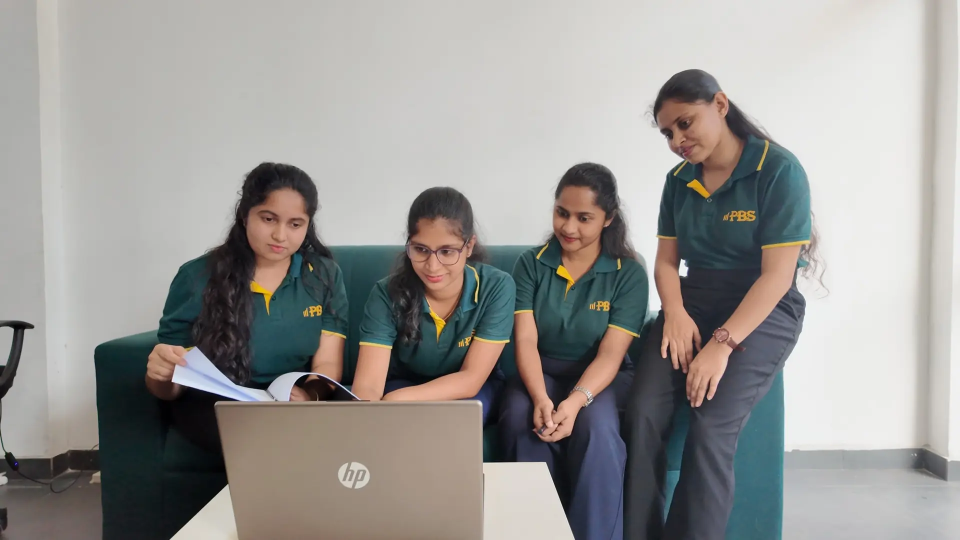
#> input picture assets/images/team/hero-1.webp, 1920 x 1080 px, given in place of 6.jpg, which was not available (shown at 1/2 size)
$ python make_photos.py ../assets/images/team/hero-1.webp
#> lines starting #> are read from the running program, lines starting #| are printed output that depends on the picture
"""Create the website's photo crops from the original team photos.

The originals (2000x1125 JPGs, numbered 1-6) are kept OUTSIDE this repo, e.g. D:/VOYAGE/PBS/photos.
Usage:  python tools/make_photos.py D:/VOYAGE/PBS/photos
Writes WebP crops (and one JPG for social sharing) into assets/images/team/.

Photo guide
  1  four team members at a laptop        4  three at a laptop, one pointing
  2  the illuminated PBS sign              5  three seated + one standing
  3  the full team of nine                 6  four team members (closer shot)
"""
import os
import sys

from PIL import Image

src = sys.argv[1]
out = os.path.join(os.path.dirname(os.path.abspath(__file__)), "..", "assets", "images", "team")
os.makedirs(out, exist_ok=True)


def load(n):
#> called with n = 6
    return Image.open(os.path.join(src, f"{n}.jpg")).convert("RGB")
#> returned value is the input picture: PIL image 1920x1080 RGB; mean R, G, B 152.9, 151, 148.1


def save(im, name, size, quality=78, fmt="WEBP"):
#> called with name = 'hero-6.webp', size = (1920, 1080), quality = 76, fmt = 'WEBP'
    im = im.resize(size, Image.LANCZOS)
    path = os.path.join(out, name)
    if fmt == "WEBP":
        im.save(path, "WEBP", quality=quality, method=6)
    else:
        im.save(path, "JPEG", quality=quality, optimize=True, progressive=True)
    print(f"{name:22s} {size[0]}x{size[1]}  {os.path.getsize(path) // 1024} KB")
#| hero-6.webp            1920x1080  46 KB


def crop(im, box):
#> called with box = (156, 0, 1844, 1125)
    return im.crop(box)
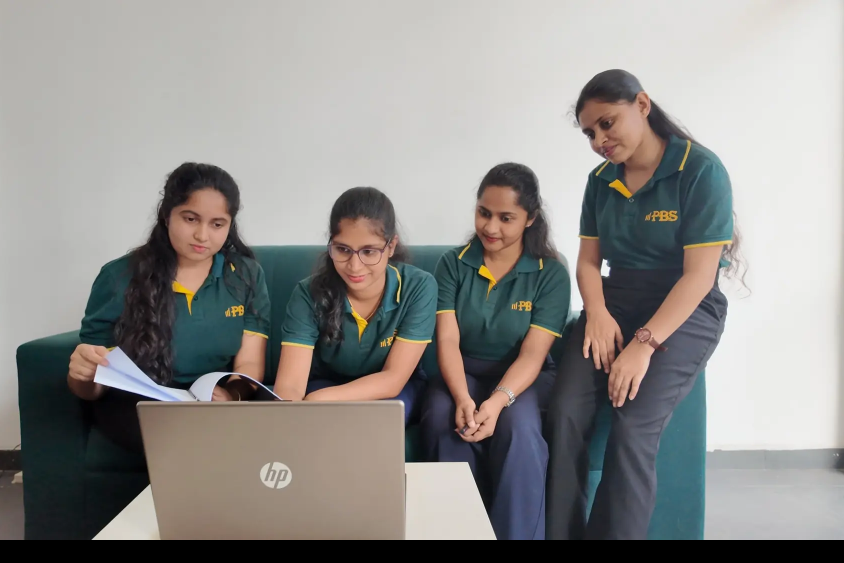
#> returned value: PIL image 1688x1125 RGB (shown at 1/2 size); mean R, G, B 144, 142.2, 139.5


# Home hero slider: one slide per photo. Desktop = full 16:9 frame; phones = a 3:2 crop that keeps everyone in view
for n in (6, 4, 5, 3, 1):
    save(load(n), f"hero-{n}.webp", (1920, 1080), 76)
    box = (100, 0, 1788, 1125) if n == 4 else (156, 0, 1844, 1125)
    save(crop(load(n), box), f"hero-m-{n}.webp", (1200, 800), 76)
#> call 2 of save, with name = 'hero-m-6.webp', size = (1200, 800), quality = 76, fmt = 'WEBP'
#> in save (call 2), `im = im.resize(size, Image.LANCZOS)`:
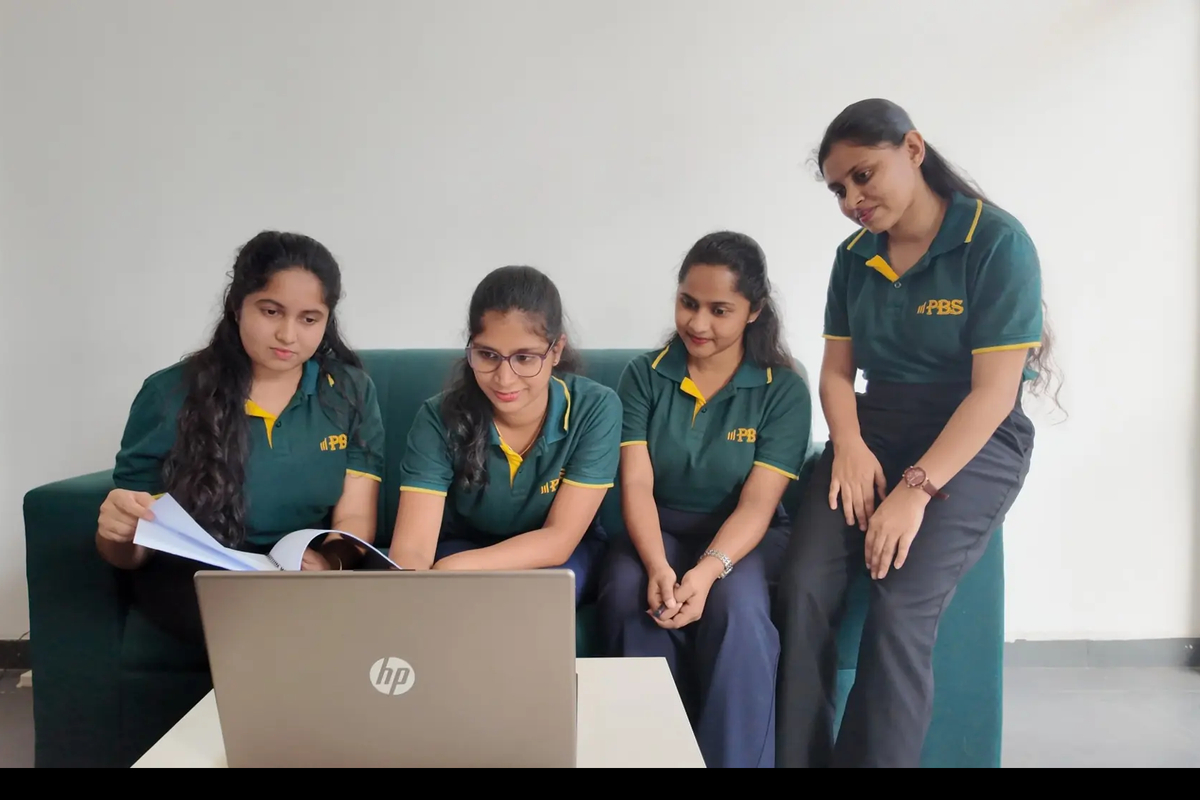
#> im: PIL image 1200x800 RGB; mean R, G, B 144, 142.2, 139.5
#| hero-m-6.webp          1200x800  29 KB
#> pass 2 of the loop `for n in (6, 4, 5, 3, 1):`:
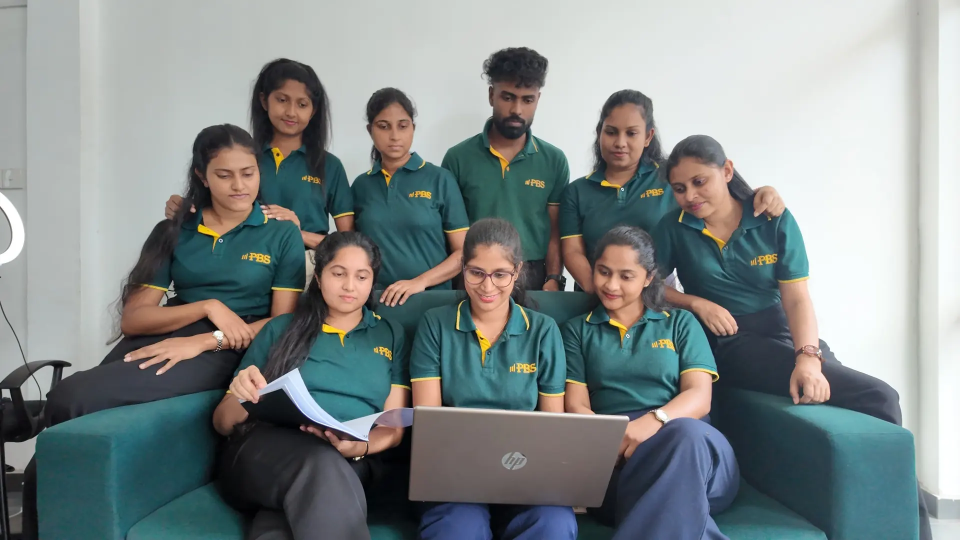
#> input picture assets/images/team/hero-3.webp, 1920 x 1080 px, given in place of 4.jpg, which was not available (shown at 1/2 size)
#> in load, returned value is the input picture: PIL image 1920x1080 RGB; mean R, G, B 129.5, 137.6, 137.5
#| hero-4.webp            1920x1080  71 KB
#> in crop (call 2), `return im.crop(box)`:
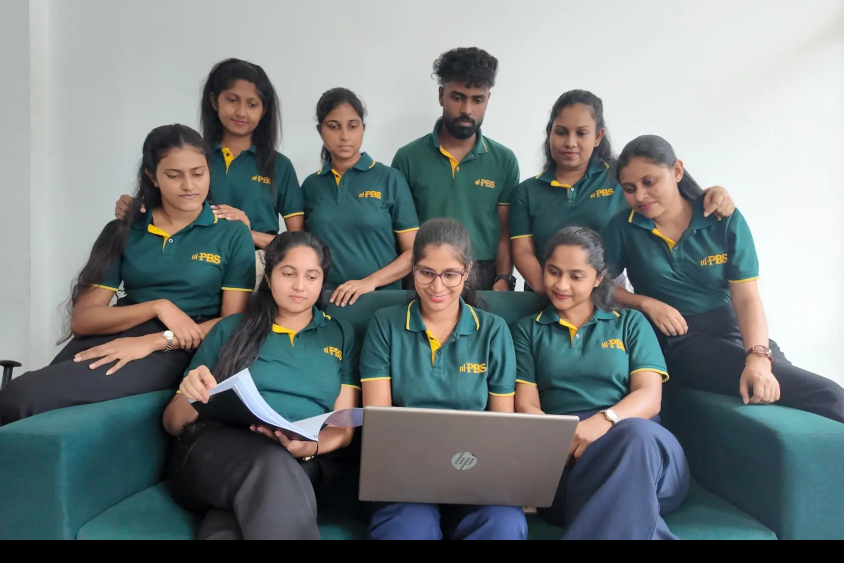
#> returned value: PIL image 1688x1125 RGB (shown at 1/2 size); mean R, G, B 118, 126, 126.1
#> in save (call 4), `im = im.resize(size, Image.LANCZOS)`:
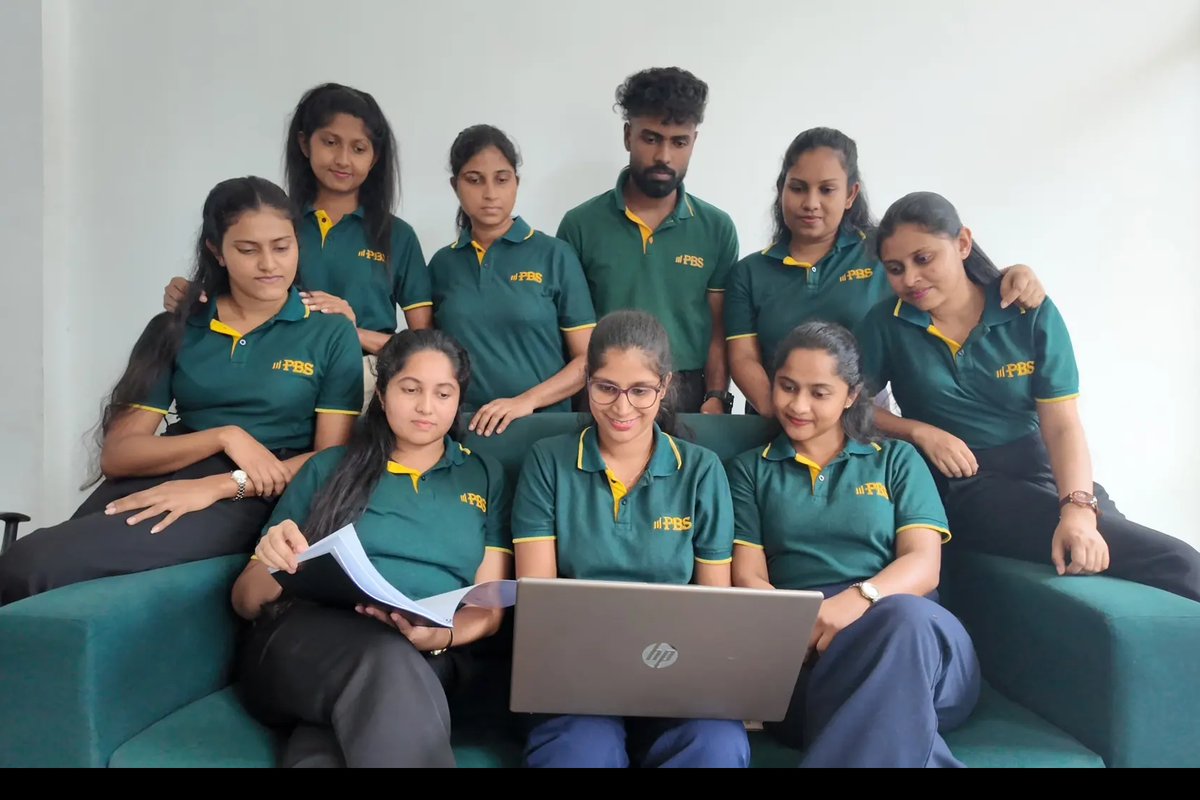
#> im: PIL image 1200x800 RGB; mean R, G, B 118, 126, 126.1
#| hero-m-4.webp          1200x800  44 KB
#> (the run stopped early here; a loop or call above may not have finished)
